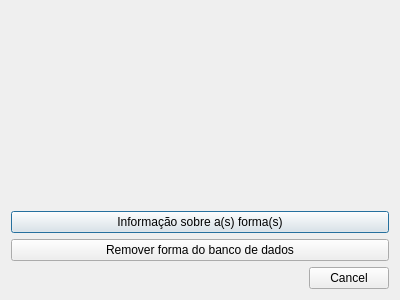
<?xml version="1.0" encoding="UTF-8"?>
<ui version="4.0">
 <class>FindWindow</class>
 <widget class="QDialog" name="FindWindow">
  <property name="geometry">
   <rect>
    <x>0</x>
    <y>0</y>
    <width>400</width>
    <height>300</height>
   </rect>
  </property>
  <property name="windowTitle">
   <string>Dialog</string>
  </property>
  <layout class="QVBoxLayout" name="verticalLayout_3">
   <item>
    <widget class="RenderArea" name="ra" native="true"/>
   </item>
   <item>
    <layout class="QVBoxLayout" name="verticalLayout_2">
     <item>
      <layout class="QVBoxLayout" name="verticalLayout">
       <item>
        <widget class="QPushButton" name="info">
         <property name="text">
          <string>Informação sobre a(s) forma(s)</string>
         </property>
        </widget>
       </item>
       <item>
        <widget class="QPushButton" name="remove">
         <property name="text">
          <string>Remover forma do banco de dados</string>
         </property>
        </widget>
       </item>
      </layout>
     </item>
     <item>
      <widget class="QDialogButtonBox" name="buttonBox">
       <property name="orientation">
        <enum>Qt::Horizontal</enum>
       </property>
       <property name="standardButtons">
        <set>QDialogButtonBox::Cancel</set>
       </property>
      </widget>
     </item>
    </layout>
   </item>
  </layout>
 </widget>
 <customwidgets>
  <customwidget>
   <class>RenderArea</class>
   <extends>QWidget</extends>
   <header>renderarea.hpp</header>
   <container>1</container>
  </customwidget>
 </customwidgets>
 <resources/>
 <connections>
  <connection>
   <sender>buttonBox</sender>
   <signal>accepted()</signal>
   <receiver>FindWindow</receiver>
   <slot>accept()</slot>
   <hints>
    <hint type="sourcelabel">
     <x>248</x>
     <y>254</y>
    </hint>
    <hint type="destinationlabel">
     <x>157</x>
     <y>274</y>
    </hint>
   </hints>
  </connection>
  <connection>
   <sender>buttonBox</sender>
   <signal>rejected()</signal>
   <receiver>FindWindow</receiver>
   <slot>reject()</slot>
   <hints>
    <hint type="sourcelabel">
     <x>316</x>
     <y>260</y>
    </hint>
    <hint type="destinationlabel">
     <x>286</x>
     <y>274</y>
    </hint>
   </hints>
  </connection>
 </connections>
</ui>
